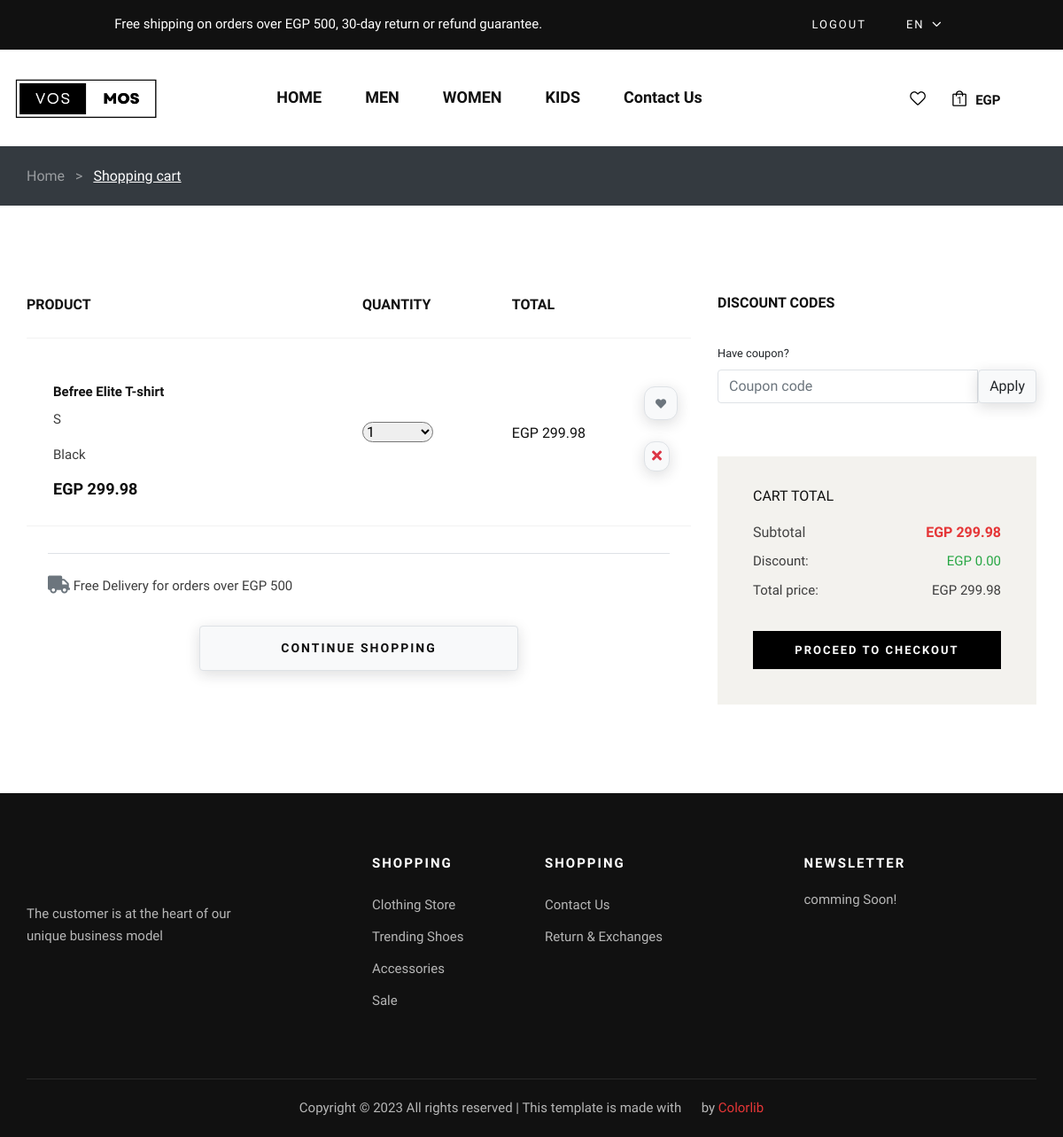
Before: /cart (signed in) with the older database file.
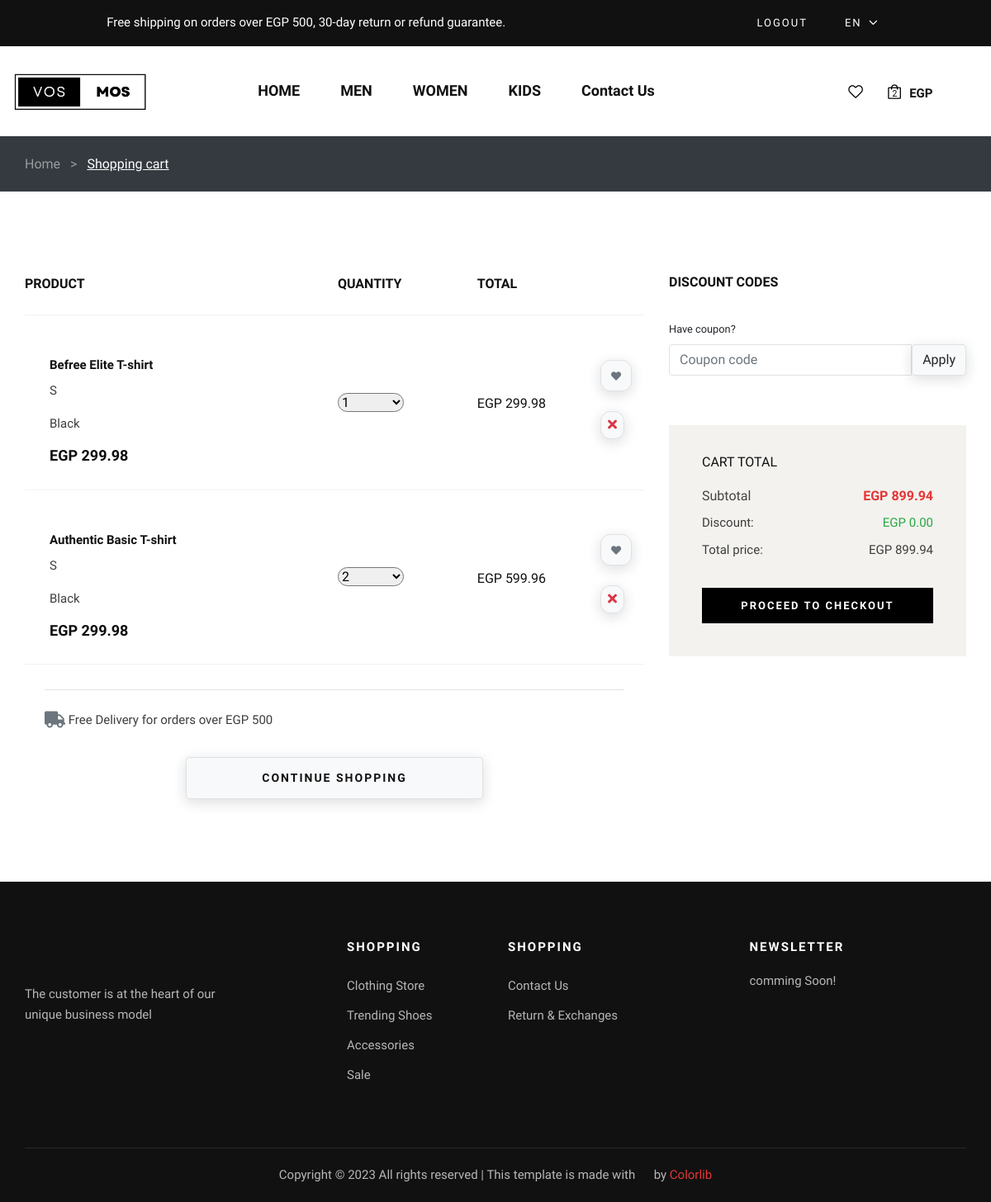
After: the same page with the newer database file.
### frontend/models.py (models this page shows, shortened)
class CartItem(models.Model):
    product = models.ForeignKey(Product, on_delete=models.CASCADE)
    quantity = models.IntegerField(default=1)
    cart = models.ForeignKey(Cart, on_delete=models.CASCADE, related_name="items", null=True)
    customized = models.BooleanField(default=False)
    size = models.CharField(max_length=10, blank=True, null=True)
    color = models.CharField(max_length=10, blank=True, null=True)
    def __str__(self):
        return f'{self.product.product_name} ({self.quantity})'
    @property
    def total(self):
        total = float(self.product.price) * int(self.quantity)
        return float("{:.2f}".format(total))

class Product(models.Model):
    CATEGORY_CHOICES = (
        ('M', 'Men'),
        ('W', 'Women'),
        ('K', 'Kids'),
        ('A', 'Accessories'),
    )
    SUB_CATEGORY_CHOICES = (
    ('S', 'Shirt'),
    ('SW', 'Sport wear'),
    ('OW', 'Outwear')
    )
    LABEL_CHOICES = (
        ('NEW', 'primary'),
        ('BEST Seller', 'secondary'),
        ('N', '')
    )
    product_id = models.AutoField
    id = models.AutoField(primary_key=True, auto_created=True)
    product_name = models.CharField(max_length=50)
    category = models.ManyToManyField('Category', through='ProductCategory')
    label = models.CharField(choices=LABEL_CHOICES, max_length=11, default="")
    subcategory = models.CharField(choices= SUB_CATEGORY_CHOICES ,max_length=50, default="")
    price = models.FloatField(default=0)
    discount_price = models.FloatField(default=0)
    pub_date = models.DateField()
    image = models.ImageField(upload_to="static", default="", blank=True, null=True)
    material = models.CharField(max_length=50, default="Coton 100%")
    description = models.TextField(default="Are you looking for a t shirt that is comfortable, stylish and affordable? Look no further than our new collection of t shirts, designed to suit any occasion and personality. Whether you want to express your creativity, show your support for a cause, or simply enjoy a casual day out, we have the perfect t shirt for you. Our t shirts are made from high-quality cotton, which is soft, breathable and durable. They come in a variety of colors, sizes and designs, so you can find the one that matches your style and mood.  Our t shirts are easy to wash and care for, and they will not fade or shrink over time. They are also eco-friendly and ethically produced, so you can wear them with confidence and pride. Order your t shirt today and enjoy free shipping for orders over EGP 500. You will love how you look and feel in our t shirts, and so will everyone else. Don't miss this opportunity to get the best t shirt ever.")
    path = models.CharField(max_length=50, default="")
    def get_absolute_url(self):
        return f"/product_detail/{self.id}/"

class Cart(models.Model):
    user = models.ForeignKey(MyUser, on_delete=models.CASCADE, null= True, blank = True)
    applied_coupons = models.ManyToManyField(PromoCode, blank=True,related_name="Applied_Coupons")
    session_key = models.CharField(max_length=32, null=True, blank=True)
    created_at = models.DateTimeField(auto_now_add=True)
    updated_at = models.DateTimeField(auto_now=True)
    ordered = models.BooleanField(default=False)
    coupon = models.ForeignKey(
        PromoCode, on_delete=models.SET_NULL, blank=True, null=True)
    shipping_cost = models.DecimalField(max_digits=10, decimal_places=2, default=25.99)
    @property
    def discount(self):
        if self.coupon:
            total_price = sum(item.total for item in self.items.all())
            discount_amount = total_price * self.coupon.discount
            max_discount = self.coupon.max_discount
            return min(discount_amount, max_discount)
        else:
            return 0
    @property
    def total_price_before_discount(self):
        total_price = sum(item.total for item in self.items.all())
        return "{:.2f}".format(total_price)
    @property
    def total_price(self):
        total_price = sum(item.total for item in self.items.all())
        total_price -= self.discount
        return "{:.2f}".format(total_price)

### frontend/views.py (the view, shortened to what this page needs)
# urls.py: path('cart', views.cart, name='cart'),
def cart(request):
    if request.method == "GET":
        existing_options = [
        {'value': 1, 'label': '1'},
        {'value': 2, 'label': '2'},
        {'value': 3, 'label': '3'},
        {'value': 4, 'label': '4'},
        {'value': 5, 'label': '5'},
        {'value': 6, 'label': '6'},
        {'value': 7, 'label': '7'},
        {'value': 8, 'label': '8'},
        {'value': 9, 'label': '9'},
        {'value': 10, 'label': '10'},
        ]
    if request.user.is_authenticated:
        try:
            cart = Cart.objects.get(user=request.user)
        except Cart.DoesNotExist:
            cart = Cart.objects.create(user=request.user)
        CartItems = CartItem.objects.filter(cart=cart)
        discount = cart.discount
        if cart.coupon:
            promo_code = cart.coupon.code
        else:
            promo_code = False
        context = {'promocode': promo_code, 'existing_options': existing_options,
                   'cart': CartItems, 'user_cart': cart, 'discount': discount}
    return render(request, 'cart.html', context)

### frontend/templates/cart.html (shortened to what the changed rows need)
{% extends "layout.html" %}
{% load static %}
{% block body %}
    {% if cart|length != 0 %}
    <div data-cart="{{ cart }}"  class="bg-dark">
      <div class="container py-4">
        <nav class="d-flex">
          <h6 class="mb-0">
            <a href="{% url 'index' %}" class="text-white-50">Home</a>
            <span class="text-white-50 mx-2"> > </span>
            <a href="{% url 'cart' %}" class="text-white"><u>Shopping cart</u></a>
          </h6>
        </nav>
      </div>
    </div>
    <section class="shopping-cart spad">
      <div class="container">
        <div class="row">
          <div class="col-lg-8">
            <div class="shopping__cart__table">
              <table>
                <thead>
                  <tr>
                    <th>Product</th>
                    <th>Quantity</th>
                    <th>Total</th>
                    <th></th>
                  </tr>
                </thead>
                <tbody>
                  {% for item in cart %}
                  <tr id="x{{ item.product.id }}{{ item.size }}{{ item.color }}" data-size="{{ item.size }}" data-color="{{ item.color }}" style="position: relative;">
                    <td class="product__cart__item">
                      <a href="{{ item.product.get_absolute_url }}">
                      <div class="product__cart__item__text">
                        <h6>{{ item.product.product_name }}</h6>
                        <p>{{item.size}}</p>
                        <p>{{item.color}}</p>
                        <h5>EGP {{ item.product.price }}</h5>
                      </div></a>
                    </td>
                    <td class="quantity__item">
                      <div class="">
                        <select value="{{ item.quantity }}" class="quantity-select form-select me-4" data-product-id="{{ item.product.id }}" data-size="{{ item.size }}" data-color="{{ item.color }}" style="width: 80px; border-radius: 12px;">
                          {% for option in existing_options|dictsort:"value" %}
                          <option value="{{ option.value }}" {% if option.value == item.quantity %}selected{% endif %}>{{ option.label }}</option>
                          {% endfor %}
                      </select>
                      </div>
                    </td>
                    <td class="cart__price"><text id="total_price_{{ item.product.id }}_{{ item.size }}_{{ item.color }}" class="h6">EGP {{ item.total }}</text> <br />
                    </td>
                    <td>
                      <div class="col-lg col-sm-6 d-flex justify-content-sm-center justify-content-md-start justify-content-lg-center justify-content-xl-end mb-2">
                        <div class="float-md-end">
                          <a onclick="addToFavorites('{{ item.product.id }}')" href="#" class="btn btn-light border px-2 icon-hover filler" style="border-radius: 12px;"><i class="fas fa-heart fa-xs px-1 text-secondary"></i></a>
                          <br>
                          <br>
                          <a href="#" onclick="removeFromCart(event, '{{ item.product.id }}', '{{ item.size }}', '{{ item.color }}' )" class="btn btn-light border text-danger icon-hover-danger" style="border-radius: 12px; padding: 4px 8px;"> <i class="fa fa-close"></i></a>
                        </div>
                      </div>
                    </td>
                  </tr>
                  {% endfor %}
                </tbody>
              </table>
            </div>
            <div class="border-top pt-4 mx-4 mb-4">
              <p><i class="fas fa-truck text-muted fa-lg"></i> Free Delivery for orders over EGP 500</p>
            </div>
            <div class="row ">
              <div class="col-lg-6 col-md-6 col-sm-6">
                <div class="continue__btn">
                  <a class="btn btn-light w-100 border mt-2" id="back-button">Continue Shopping</a>
                </div>
              </div>
            </div>
          </div>
          <div class="col-lg-4">
            <div class="cart__discount">
              <h6>Discount codes</h6>
              <div id="main_coupon_div" class="form-group">
                <label class="form-label">Have coupon?</label>
                  {% if user.is_authenticated %}
                  <div class="input-group">
                    <input id="promo_code" type="text" class="form-control border" name="promo_code" placeholder="Coupon code" />
                    <button id="apply-promo-code" onclick="Apply_promo_function()" class="btn btn-light border">Apply</button>
                  </div>
                    {% else %}
                    <h5><a href="{% url 'login' %}">Login</a> or <a href="{% url 'register' %}">Create An Account</a> To Use Coupons</h5>
                    <hr />
                    <p>Don't Worry We Will Keep Your Cart Items And Designs :) </p>
                    {% endif %}
                </div>
            </div>
            <div id="cart_summary" class="cart__total">
              <h6>Cart total</h6>
              <ul>
                <li>Subtotal <span id="cart_total">EGP {{ user_cart.total_price_before_discount }}</span></li>
                <div class="d-flex justify-content-between">
                  <p class="mb-2">Discount:</p>
                  {% if promocode %}
                  <p id="discount" class="mb-2 text-success">EGP {{ discount }}</p>
                  {% else %}
                  <p id="discount" class="mb-2 text-success">EGP 0.00</p>
                  {% endif %}
                </div>
                <div class="d-flex justify-content-between">
                  <p class="mb-2">Total price:</p>
                  {% if promocode %}
                    <p id="cart_total_discount" class="mb-2 fw-bold">EGP {{user_cart.total_price}}</p>
                  {% else %}
                    <p id="cart_total_discount" class="mb-2">EGP {{user_cart.total_price_before_discount}}</p>
                  {% endif %}
                </div>
              </ul>
              <a href="{% url 'checkout' %}" class="primary-btn w-screen">Proceed to checkout</a>
            </div>
          </div>
        </div>
      </div>
    </section>
    {% endif %}
{% endblock %}

Changed rows visible on the page:
added CartItem: product.product_name "Authentic Basic T-shirt", size "S", color "Black", product.price "299.98", quantity+product+size "2", total "599.96"
computed for Cart: total_price_before_discount "299.98" → "899.94"
Other visible differences:
{{ cart.count }}: "1" → "2"
